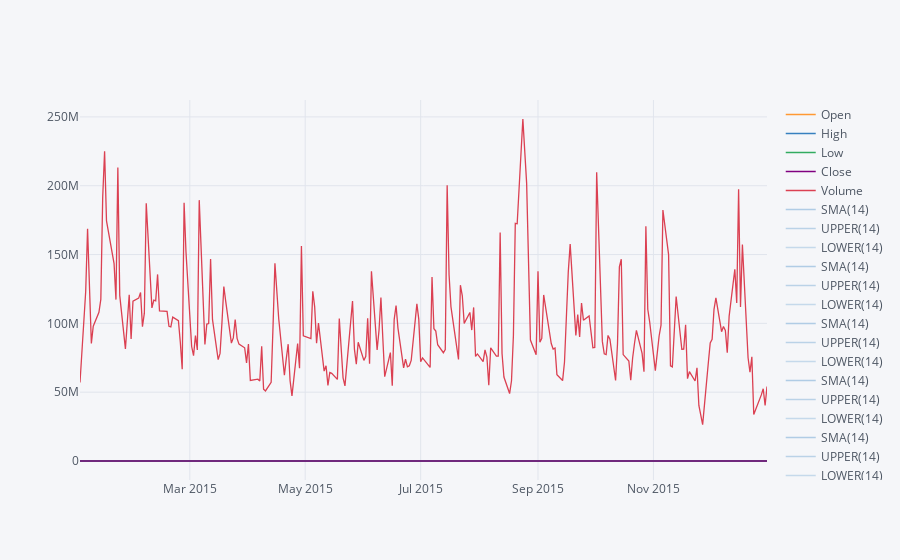

The cell this chart's notebook holds for it:
### Markdown cell above
**Use .ta_plot(study='boll') to create a Bollinger Band Plot for Bank of America for the year 2015.**

### Code cell
BAC['2015-01-01':'2016-01-01'].ta_plot(study='boll',title='Bollinger Band plot of Bank of America')

### Figure 1 — Plotly figure (JSON) as saved in the notebook; plotly's stock layout.template omitted (floating-point values rounded to 4 significant figures; data arrays with more than 128 entries replaced by an {"elided": "..."} marker saying what was removed)
{"data": [{"line": {"color": "rgba(255, 153, 51, 1.0)", "dash": "solid", "shape": "linear", "width": 1.3}, "mode": "lines", "name": "Open", "text": "", "type": "scatter", "x": {"elided": "252 str values"}, "y": {"elided": "252 float values"}}, {"line": {"color": "rgba(55, 128, 191, 1.0)", "dash": "solid", "shape": "linear", "width": 1.3}, "mode": "lines", "name": "High", "text": "", "type": "scatter", "x": {"elided": "252 str values"}, "y": {"elided": "252 float values"}}, {"line": {"color": "rgba(50, 171, 96, 1.0)", "dash": "solid", "shape": "linear", "width": 1.3}, "mode": "lines", "name": "Low", "text": "", "type": "scatter", "x": {"elided": "252 str values"}, "y": {"elided": "252 float values"}}, {"line": {"color": "rgba(128, 0, 128, 1.0)", "dash": "solid", "shape": "linear", "width": 1.3}, "mode": "lines", "name": "Close", "text": "", "type": "scatter", "x": {"elided": "252 str values"}, "y": {"elided": "252 float values"}}, {"line": {"color": "rgba(219, 64, 82, 1.0)", "dash": "solid", "shape": "linear", "width": 1.3}, "mode": "lines", "name": "Volume", "text": "", "type": "scatter", "x": {"elided": "252 str values"}, "y": {"elided": "252 float values"}}, {"line": {"color": "rgba(55, 128, 191, 0.35999999999999993)", "dash": "solid", "shape": "linear", "width": 1.3}, "mode": "lines", "name": "SMA(14)", "text": "", "type": "scatter", "x": {"elided": "252 str values"}, "y": {"elided": "252x5 mixed values"}}, {"line": {"color": "rgba(55, 128, 191, 0.3066666666666665)", "dash": "solid", "shape": "linear", "width": 1.3}, "mode": "lines", "name": "UPPER(14)", "text": "", "type": "scatter", "x": {"elided": "252 str values"}, "y": {"elided": "252x5 mixed values"}}, {"line": {"color": "rgba(55, 128, 191, 0.25333333333333324)", "dash": "solid", "shape": "linear", "width": 1.3}, "mode": "lines", "name": "LOWER(14)", "text": "", "type": "scatter", "x": {"elided": "252 str values"}, "y": {"elided": "252x5 mixed values"}}, {"line": {"color": "rgba(55, 128, 191, 0.35999999999999993)", "dash": "solid", "shape": "linear", "width": 1.3}, "mode": "lines", "name": "SMA(14)", "text": "", "type": "scatter", "x": {"elided": "252 str values"}, "y": {"elided": "252x5 mixed values"}}, {"line": {"color": "rgba(55, 128, 191, 0.3066666666666665)", "dash": "solid", "shape": "linear", "width": 1.3}, "mode": "lines", "name": "UPPER(14)", "text": "", "type": "scatter", "x": {"elided": "252 str values"}, "y": {"elided": "252x5 mixed values"}}, {"line": {"color": "rgba(55, 128, 191, 0.25333333333333324)", "dash": "solid", "shape": "linear", "width": 1.3}, "mode": "lines", "name": "LOWER(14)", "text": "", "type": "scatter", "x": {"elided": "252 str values"}, "y": {"elided": "252x5 mixed values"}}, {"line": {"color": "rgba(55, 128, 191, 0.35999999999999993)", "dash": "solid", "shape": "linear", "width": 1.3}, "mode": "lines", "name": "SMA(14)", "text": "", "type": "scatter", "x": {"elided": "252 str values"}, "y": {"elided": "252x5 mixed values"}}, {"line": {"color": "rgba(55, 128, 191, 0.3066666666666665)", "dash": "solid", "shape": "linear", "width": 1.3}, "mode": "lines", "name": "UPPER(14)", "text": "", "type": "scatter", "x": {"elided": "252 str values"}, "y": {"elided": "252x5 mixed values"}}, {"line": {"color": "rgba(55, 128, 191, 0.25333333333333324)", "dash": "solid", "shape": "linear", "width": 1.3}, "mode": "lines", "name": "LOWER(14)", "text": "", "type": "scatter", "x": {"elided": "252 str values"}, "y": {"elided": "252x5 mixed values"}}, {"line": {"color": "rgba(55, 128, 191, 0.35999999999999993)", "dash": "solid", "shape": "linear", "width": 1.3}, "mode": "lines", "name": "SMA(14)", "text": "", "type": "scatter", "x": {"elided": "252 str values"}, "y": {"elided": "252x5 mixed values"}}, {"line": {"color": "rgba(55, 128, 191, 0.3066666666666665)", "dash": "solid", "shape": "linear", "width": 1.3}, "mode": "lines", "name": "UPPER(14)", "text": "", "type": "scatter", "x": {"elided": "252 str values"}, "y": {"elided": "252x5 mixed values"}}, {"line": {"color": "rgba(55, 128, 191, 0.25333333333333324)", "dash": "solid", "shape": "linear", "width": 1.3}, "mode": "lines", "name": "LOWER(14)", "text": "", "type": "scatter", "x": {"elided": "252 str values"}, "y": {"elided": "252x5 mixed values"}}, {"line": {"color": "rgba(55, 128, 191, 0.35999999999999993)", "dash": "solid", "shape": "linear", "width": 1.3}, "mode": "lines", "name": "SMA(14)", "text": "", "type": "scatter", "x": {"elided": "252 str values"}, "y": {"elided": "252x5 mixed values"}}, {"line": {"color": "rgba(55, 128, 191, 0.3066666666666665)", "dash": "solid", "shape": "linear", "width": 1.3}, "mode": "lines", "name": "UPPER(14)", "text": "", "type": "scatter", "x": {"elided": "252 str values"}, "y": {"elided": "252x5 mixed values"}}, {"line": {"color": "rgba(55, 128, 191, 0.25333333333333324)", "dash": "solid", "shape": "linear", "width": 1.3}, "mode": "lines", "name": "LOWER(14)", "text": "", "type": "scatter", "x": {"elided": "252 str values"}, "y": {"elided": "252x5 mixed values"}}], "layout": {"legend": {"bgcolor": "#F5F6F9", "font": {"color": "#4D5663"}}, "paper_bgcolor": "#F5F6F9", "plot_bgcolor": "#F5F6F9", "title": {"font": {"color": "#4D5663"}}, "xaxis": {"gridcolor": "#E1E5ED", "showgrid": true, "tickfont": {"color": "#4D5663"}, "title": {"font": {"color": "#4D5663"}, "text": ""}, "zerolinecolor": "#E1E5ED"}, "yaxis": {"gridcolor": "#E1E5ED", "showgrid": true, "tickfont": {"color": "#4D5663"}, "title": {"font": {"color": "#4D5663"}, "text": ""}, "zerolinecolor": "#E1E5ED"}}}
